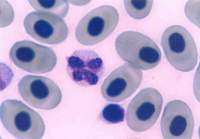
#> input picture OpenCVSample/lab08/redbloodcell.jpg, 200 x 139 px
$ python Q3.py
#> lines starting #> are read from the running program, lines starting #| are printed output that depends on the picture; after the words box and inside, x2 and y2 are one past the last pixel; in counts of white or black regions, pixels touching at a corner belong together
import cv2
import numpy as np
from matplotlib import pyplot as plt

''' I read the image and convert is to grayscale image'''
imgPart1  = cv2.imread('redbloodcell.jpg',0)
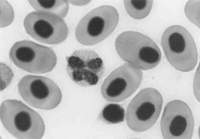
#> imgPart1: shape (139, 200); min 43, max 249, mean 178.1

''' Get the size of the image '''
imageShape = imgPart1.shape
#> imageShape = (139, 200)
hight,weight = imageShape[0],imageShape[1]
#> hight = 139; weight = 200

''' Using the build-in function to get the darkest part of the image '''
imgB = imgPart1
retB,thB = cv2.threshold(imgB,0,255,cv2.THRESH_BINARY+cv2.THRESH_OTSU)
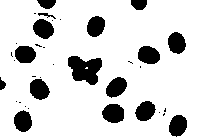
#> thB: shape (139, 200); 84% white; 36 black regions (20 under 20 px), largest, box (x1, y1, x2, y2) and area: (68, 56, 102, 85) 669, (102, 104, 124, 123) 337, (138, 46, 160, 64) 316
#> retB = 137


''' change the grayscale of the image '''
''' Black to white and white to black, the gray part did not change '''
imgW = imgB * (thB/255) + (255-thB)
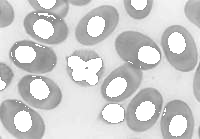
#> imgW: shape (139, 200) float64; min 138, max 255, mean 206.4

''' Using the build-in function to get the brightest part of the image '''
#> (the run stopped early here; a loop or call above may not have finished)
